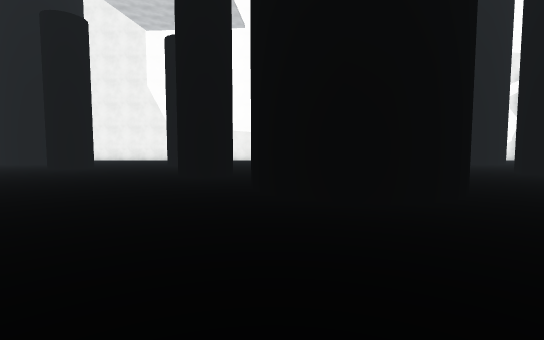
[1] (above)

14 first-person views from a walk through a Unity game level. The camera is 1.5 m above the floor, tilts 4° down and sees 85° across. The floor is counted in squares, 2 m on a side. Each view is taken from the middle of a square. On the plan, view 1 faces up. The plan holds only what a view shows up to about 10 squares ahead; the rest is blank. The place goes on beyond the plan. The player is left out. Surface patterns are stand-ins for the level's own textures.

[2]
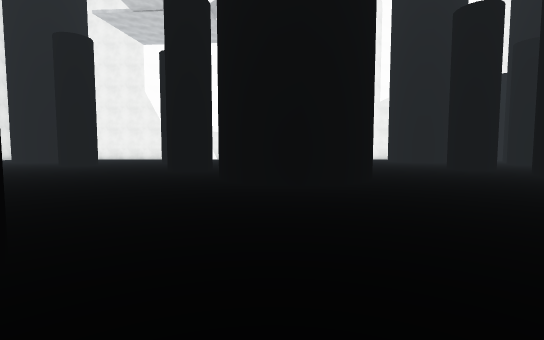

[3]
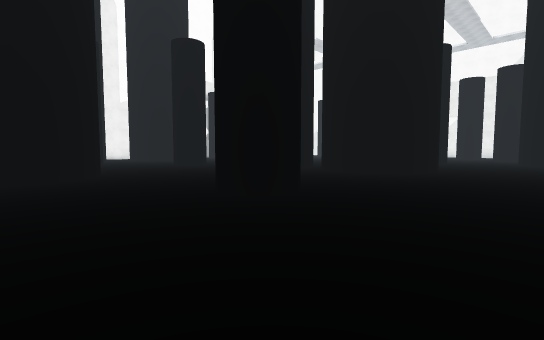

[4]
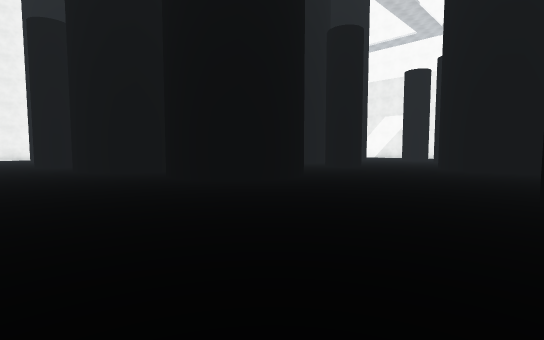

[5]
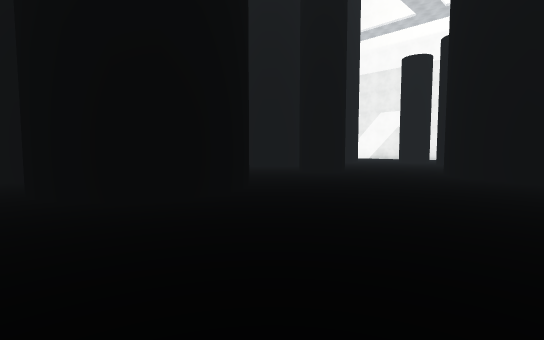

[6]
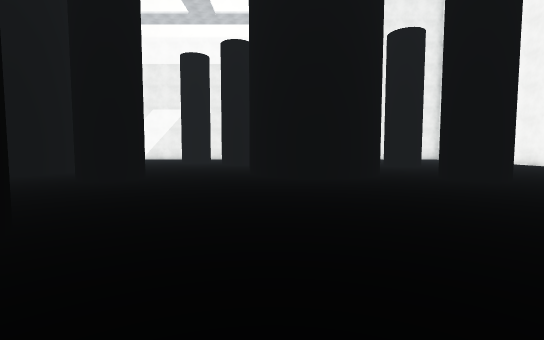

[7]
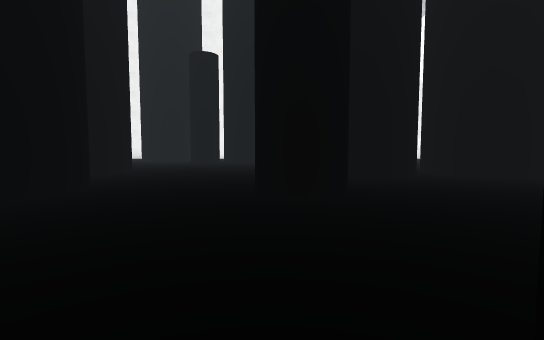

[8]
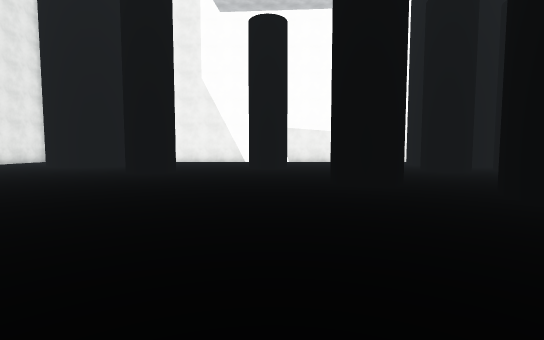

[9]
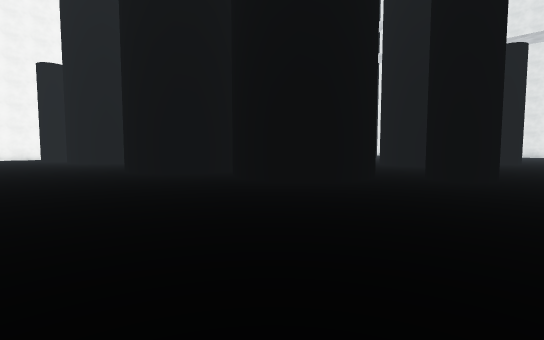

[10]
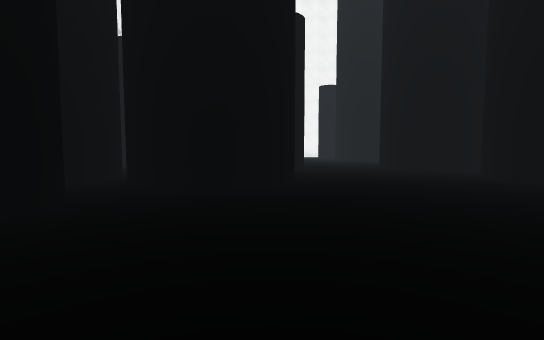

[11]
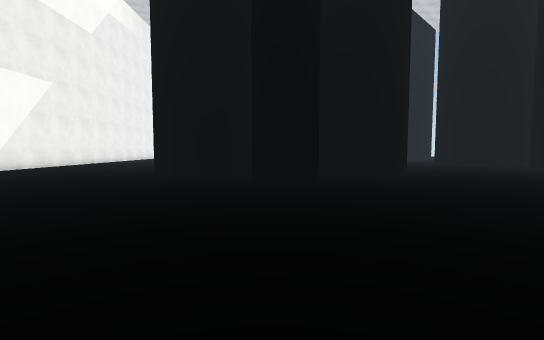

[12]
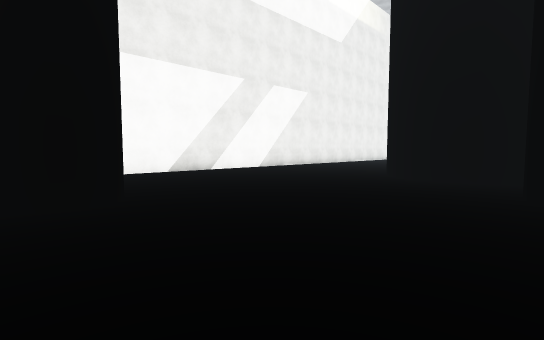

[13]
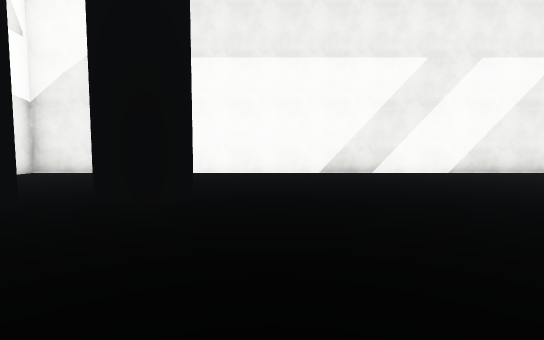

[14]
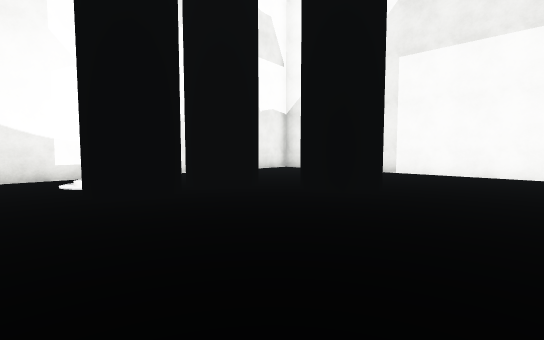

### Floor plan
Key: @ floor where view 1 was taken; # wall or solid block; x gap in a wall; . floor.
Columns run from 12 left of view 1 to 32 right of it. Each row starts with its distance up from view 1.
 20                                   ###      ##
 19                                   ...     ..#
 18                                   ..    ....#
 17                                   ..   .....
 16                                   .  ##...
 15                                   .   ......#
 14                                        #....#
 13                               .        .....#
 12 ....#......  .#x                  .   ......#
 11 ........... ....   .....     .... . ........#
 10  ..............   ......    ................#
  9  .........#...    ..##... .......##.........#
  8   ........#..    ...........................#
  7    .........#   .....###......####.###......#
  6       ......#   .....# ##.....#  ### ##.....#
  5        .....####.....# ##.....# ####     ...#
  4        ......##......###......###..##      .#
  3         .... ..........##............       #
  2         .    .........####..........
  1                .......#  #...##....
  0             @    #....####........
 -1                   .....##........
 -2              .    ...............
 -3                    ...........##
 -4              .     ...........#
 -5                      .  ......##
 -6                   .      ......#
 -7                           .......
 -8                            ..##..
 -9                             ..
-10                              ..

Where each view was taken, in squares from view 1:
view 1: 0 up, 0 right, facing up
view 2: 2 down, 1 right, facing up
view 3: 4 down, 1 right, facing up-right
view 4: 6 down, 6 right, facing up-right
view 5: 5 down, 9 right, facing up-right
view 6: 3 down, 10 right, facing right
view 7: 4 down, 17 right, facing up
view 8: 2 up, 4 left, facing up
view 9: 11 up, 17 right, facing down-left
view 10: 13 up, 18 right, facing down
view 11: 16 up, 22 right, facing down
view 12: 15 up, 22 right, facing down-right
view 13: 12 up, 22 right, facing right
view 14: 11 up, 22 right, facing up-right
